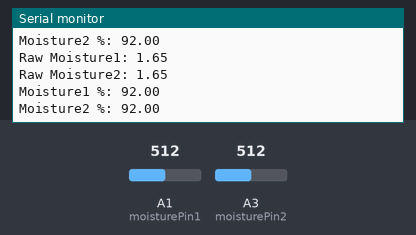
Recording of a sketch running on a simulated Arduino Uno, built with avr-gcc and run on an emulated ATmega328P. Parts: the last lines printed to the serial monitor. The test bench sets the inputs (shaded band); at power-on: A1 (moisturePin1) = 512, A3 (moisturePin2) = 512.

Above: at 15.7 s.
15.8 s: A1 (moisturePin1) set to 60
At 17.2 s:
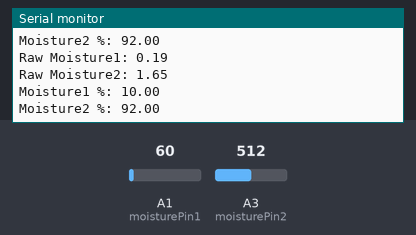
19.9 s: A1 (moisturePin1) set to 51
At 21.2 s:
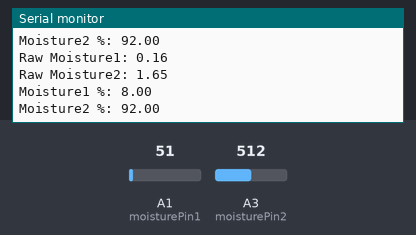
Timing chart, 0 to 22.9 s (numbered marks = the images above; inputs shaded):
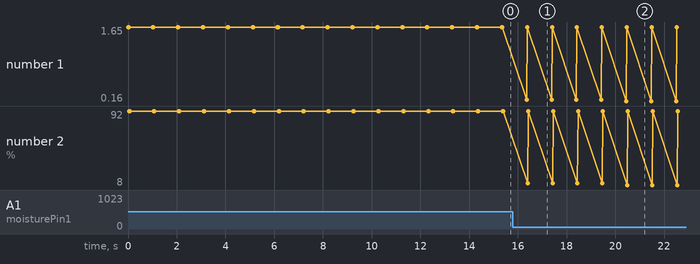

The sketch:

MoistTester.ino
```cpp
bool running = true; // Flag to control the loop
float soilMoistureRaw1 = 0; //Raw analog input of soil moisture sensor (volts)
float moisture1 = 0; //Scaled value of volumetric water content in soil (percent)
float soilMoisture1 = 0;
float soilMoistureRaw2 = 0; //Raw analog input of soil moisture sensor (volts)
float moisture2 = 0; //Scaled value of volumetric water content in soil (percent)
float soilMoisture2 = 0;

const int moisturePin1 = A1;
const int moisturePin2 = A3;

void setup() {
  // Initialize serial connection
  Serial.begin(9600);


  /*
  Soil Moisture Reference:
  Air = 0%
  Really dry soil = 10%
  Probably as low as you'd want = 20%
  Well watered = 50%
  Cup of water = 100%
  */
}

void loop() {
  // Check for incoming serial data
  if (Serial.available() > 0) {
    String command = Serial.readStringUntil('\n'); // Read until newline character
    command.trim(); // Remove any extra whitespace

    // If the command is "stop", set running to false
    if (command.equalsIgnoreCase("stop")) {
      running = false;
      Serial.println("Stopping moisture readings...");
    }
    // If the command is "start", resume readings
    else if (command.equalsIgnoreCase("start")) {
      running = true;
      Serial.println("Resuming moisture readings...");
    }
  }

  // If running flag is true, continue reading temperature
  if (running) {
    // Getting the raw value of the moisture pin (volts)
    soilMoistureRaw1 = analogRead(moisturePin1)*(3.3/1024);
    soilMoistureRaw2 = analogRead(moisturePin2)*(3.3/1024);

    Serial.print("Raw Moisture1: ");
    Serial.println(soilMoistureRaw1);
    Serial.print("Raw Moisture2: ");
    Serial.println(soilMoistureRaw2);
    delay(20);

    // Map the raw value (0.0 to 3.2V) to moisture percentage (0 to 100%)
    moisture1 = map(soilMoistureRaw1 * 100, 0, 178, 0, 100);
    moisture2 = map(soilMoistureRaw2 * 100, 0, 178, 0, 100);
    Serial.print("Moisture1 %: ");
    Serial.println(moisture1);
    Serial.print("Moisture2 %: ");
    Serial.println(moisture2);


    delay(1000);
  }
}
```

Measured:
- after the input at 15.8 s, the serial monitor: prints a new line after 0.56 s (image 1)
- after the input at 19.9 s, the serial monitor: prints a new line after 0.55 s (image 2)
